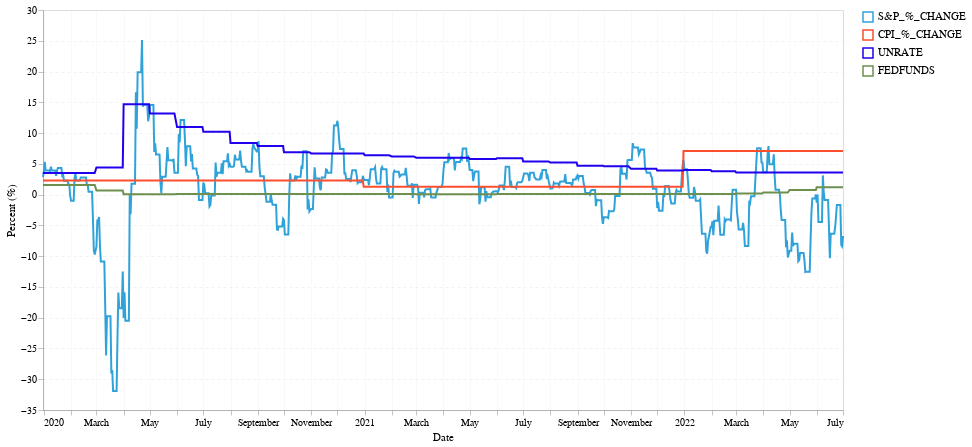

This figure's notebook cell:
### Code cell
alt.Chart(df_markets.reset_index()).mark_line().encode(
    x=alt.X("dt", title='Date'),
    y=alt.Y(alt.repeat('layer'), aggregate='mean', title="Percent (%)"),
    color=alt.ColorDatum(alt.repeat('layer'))
).properties(
    width=800, height=400).repeat(layer=["S&P_%_CHANGE","CPI_%_CHANGE","UNRATE","FEDFUNDS"])

### Figure 1 — Vega-Lite specification as saved in the notebook (floating-point values rounded to 4 significant figures; data arrays with more than 128 entries replaced by an {"elided": "..."} marker saying what was removed)
{"config": {"background": "#fff", "arc": {"fill": "#3e5c69"}, "area": {"fill": "#3e5c69"}, "line": {"stroke": "#3e5c69"}, "path": {"stroke": "#3e5c69"}, "rect": {"fill": "#3e5c69"}, "shape": {"stroke": "#3e5c69"}, "symbol": {"fill": "#3e5c69"}, "axis": {"domainWidth": 0.5, "grid": true, "labelPadding": 2, "tickSize": 5, "tickWidth": 0.5, "titleFontWeight": "normal"}, "axisBand": {"grid": false}, "axisX": {"gridWidth": 0.2}, "axisY": {"gridDash": [3], "gridWidth": 0.4}, "legend": {"labelFontSize": 11, "padding": 1, "symbolType": "square"}, "range": {"category": ["#30a2da", "#fc4f30", "#2000ee", "#6d904f", "#8b8b8b", "#b96db8", "#ff9e27", "#56cc60", "#52d2ca", "#52689e", "#545454", "#9fe4f8"]}}, "repeat": {"layer": ["S&P_%_CHANGE", "CPI_%_CHANGE", "UNRATE", "FEDFUNDS"]}, "spec": {"data": {"name": "data-00506bc9b1b125f2c04e2c39740fb01d"}, "mark": "line", "encoding": {"color": {"datum": {"repeat": "layer"}}, "x": {"field": "dt", "title": "Date", "type": "temporal"}, "y": {"aggregate": "mean", "field": {"repeat": "layer"}, "title": "Percent (%)"}}, "height": 400, "width": 800}, "$schema": "https://vega.github.io/schema/vega-lite/v4.17.0.json", "datasets": {"data-00506bc9b1b125f2c04e2c39740fb01d": {"elided": "662 records"}}}
